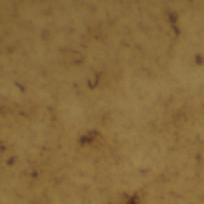
#> input picture tests/patch_0_435737.tif, 204 x 204 px
$ python run_seg_background.py tests out   (older library calls are emulated)
#> lines starting #> are read from the running program, lines starting #| are printed output that depends on the picture; after the words box and inside, x2 and y2 are one past the last pixel; in counts of white or black regions, pixels touching at a corner belong together
#> in run_seg_background, img is the input picture: shape (204, 204, 3); mean R, G, B 135.2, 105.8, 59.8
### seg_background.py
import sys
import skimage.io as io
from skimage import color
from skimage import filters as filt
from skimage import morphology as morph
import mahotas as mht
import numpy as np
import matplotlib.pyplot as plt
from skimage import img_as_ubyte


def seg_background(img,segname, outname):
    #IMG: RGB image
    #OUTNAME: mask file full path

    #create mask
#> called with outname = 'out/patch_0_435737_background_mask.tif'
    lab = color.rgb2lab(img) #for old tau staining
#> lab: shape (204, 204, 3) float64; mean of channels 0, 1, 2 46.7, 5.8, 30.1
    B = lab[...,2] #for old tau staining
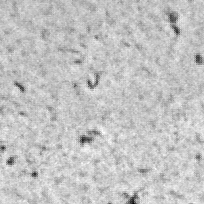
#> B: shape (204, 204) float64; min 9.77, max 36.27, mean 30.1; drawn with min black and max white
    #B = img[..., 2] #for new tau staining
    B = np.fabs(B)
    level = filt.threshold_triangle(B)
#> level = 27.01
    #level = filt.threshold_yen(B)
    #mask = B > level #for old tau staining
    mask = B > level #for new tau staining
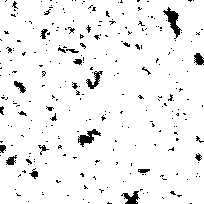
#> mask: shape (204, 204) bool; 94.6% white; 261 black regions (238 under 20 px), largest, box (x1, y1, x2, y2) and area: (163, 7, 182, 39) 217, (78, 129, 101, 147) 174, (121, 191, 140, 204) 130
    se = morph.disk(5)
    mask2 = mht.open(mask,se)
    se2 = morph.disk(3)
    mask3 = mht.erode(mask2,se2)
    mask4 = mask3*255
    io.imsave(outname,mask4.astype('ubyte'))
    print('Mask {} successfully saved.'.format(outname))

    if segname: #if segname not empty
        #segment image
        gry = color.rgb2gray(img)
        gry = img_as_ubyte(gry)
        gry[mask3 == False] = 0
        io.imsave(segname,gry)
        print('BW image {} successfully saved.'.format(segname))


def run_seg_background(imgname,segname, outname):
    img = io.imread(imgname)
    seg_background(img, segname, outname)
#> (the call stopped at in seg_background, `mask2 = mht.open(mask,se)`: mahotas is not available in this run)

# [22 lines left out: function main, not called in this run]


# [2 lines that do not run on import are left out]

### run_seg_background.py
import sys
import skimage.io as io
import numpy as np
import matplotlib.pyplot as plt
from skimage import img_as_ubyte
import seg_background as seg_bkg
import glob
import os


def get_histo_files(img_dir):
    list_files = glob.glob(os.path.join(img_dir,'*.tif'))
    return list_files


def run_batch_segmentation(in_dir,out_dir):
    files = get_histo_files(in_dir)
    for histo_name in files:
        file_name = os.path.basename(histo_name)
        base_name = os.path.splitext(file_name)[0]
        mask_name = os.path.join(out_dir,base_name+'_background_mask.tif')
        seg_bkg.run_seg_background(histo_name,[],mask_name)
#> pass 2 of the loop in run_batch_segmentation, `for histo_name in files:`:
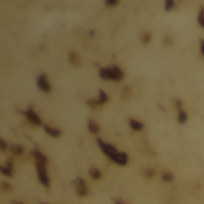
#> input picture tests/patch_test.tif, 204 x 204 px
#> in run_seg_background, img is the input picture: shape (204, 204, 3); mean R, G, B 116, 99.3, 64.4
#> lab: shape (204, 204, 3) float64; mean of channels 0, 1, 2 42.8, 1.5, 22.2
#> in seg_background (call 2), `B = lab[...,2]`:
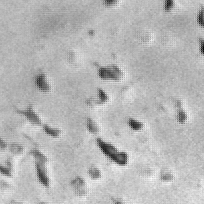
#> B: shape (204, 204) float64; min -1.84, max 31.72, mean 22.2; drawn with min black and max white
#> level = 18.87
#> in seg_background (call 2), `mask = B > level`:
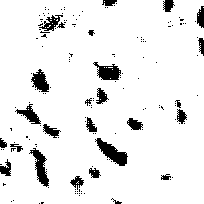
#> mask: shape (204, 204) bool; 92.2% white; 157 black regions (131 under 20 px), largest, box (x1, y1, x2, y2) and area: (95, 138, 128, 166) 391, (29, 148, 49, 187) 326, (93, 62, 121, 80) 297


def main():

    if len(sys.argv) != 3:
        print('Usage: run_seg_background <rescaled histo_dir> <mask_dir>')
        print('Example: run_seg_background /AVID/AV13/AT100#440/res10/img /AVID/AV13/AT100#440/res10/brain_mask')
        exit()

    in_dir = str(sys.argv[1])
    out_dir = str(sys.argv[2])

    # img = io.imread(imgname)
    # seg_background(img, segname, outname)
    run_batch_segmentation(in_dir,out_dir)


if __name__ == '__main__':
    main()
